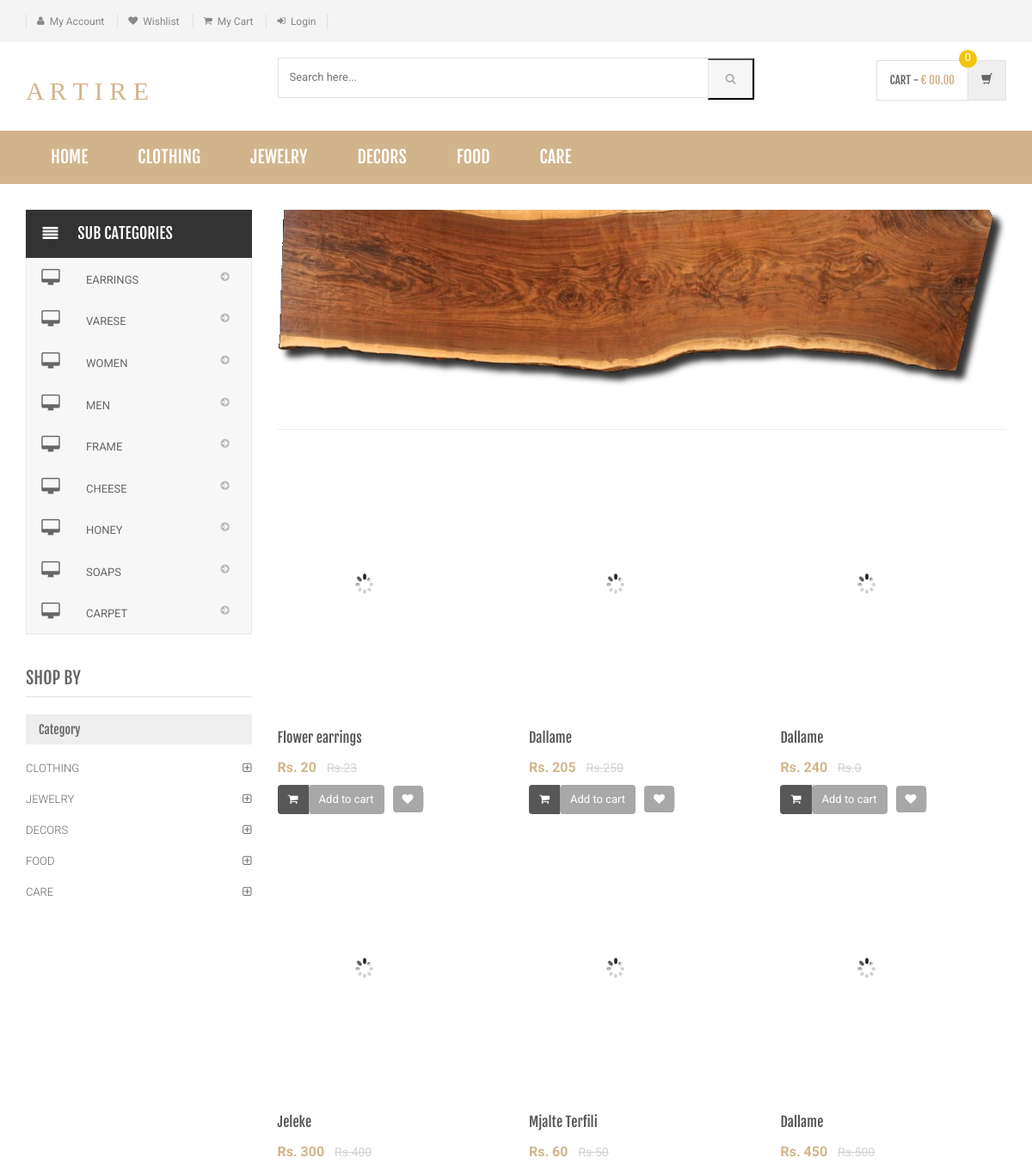
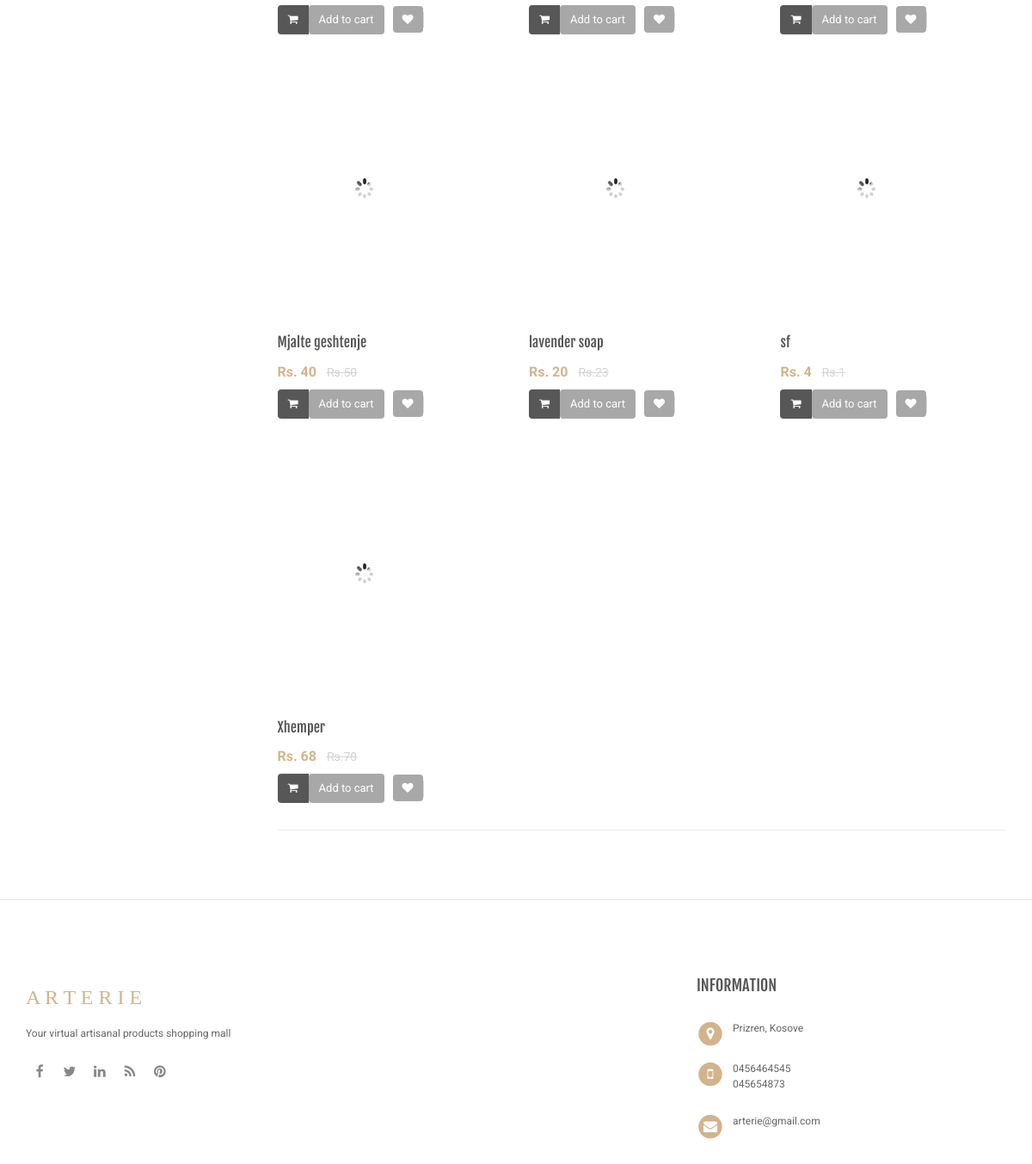
Screenshot of /search-result.php with the database file from the repository (2 pictures, top to bottom).
### tables this page shows
CREATE TABLE `category` (
  `id` int(11) NOT NULL,
  `categoryName` varchar(255) DEFAULT NULL,
  `categoryDescription` longtext,
  `creationDate` timestamp NOT NULL DEFAULT CURRENT_TIMESTAMP,
  `updationDate` varchar(255) DEFAULT NULL
);

CREATE TABLE `subcategory` (
  `id` int(11) NOT NULL,
  `categoryid` int(11) DEFAULT NULL,
  `subcategory` varchar(255) DEFAULT NULL,
  `creationDate` timestamp NULL DEFAULT CURRENT_TIMESTAMP,
  `updationDate` varchar(255) DEFAULT NULL
);

CREATE TABLE `products` (
  `id` int(11) NOT NULL,
  `category` int(11) NOT NULL,
  `subCategory` int(11) DEFAULT NULL,
  `productName` varchar(255) DEFAULT NULL,
  `productCompany` varchar(255) DEFAULT NULL,
  `productPrice` int(11) DEFAULT NULL,
  `productPriceBeforeDiscount` int(11) DEFAULT NULL,
  `productDescription` longtext,
  `productImage1` varchar(255) DEFAULT NULL,
  `productImage2` varchar(255) DEFAULT NULL,
  `productImage3` varchar(255) DEFAULT NULL,
  `shippingCharge` int(11) DEFAULT NULL,
  `productAvailability` varchar(255) DEFAULT NULL,
  `postingDate` timestamp NULL DEFAULT CURRENT_TIMESTAMP,
  `updationDate` varchar(255) DEFAULT NULL,
  `seller_id` int(11) DEFAULT NULL
);

### search-result.php (the view, shortened to what this page needs)
<?php
include('includes/config.php');
$find="%{$_POST['product']}%";
?>
<!DOCTYPE html>
<html lang="en">
	<head>
	    <link rel="stylesheet" href="assets/css/bootstrap.min.css">
	    <link rel="stylesheet" href="assets/css/main.css">
	    <link rel="stylesheet" href="assets/css/green.css">
	    <link rel="stylesheet" href="assets/css/owl.carousel.css">
		<link rel="stylesheet" href="assets/css/owl.transitions.css">
		<link href="assets/css/lightbox.css" rel="stylesheet">
		<link rel="stylesheet" href="assets/css/animate.min.css">
		<link rel="stylesheet" href="assets/css/rateit.css">
		<link rel="stylesheet" href="assets/css/bootstrap-select.min.css">
		<link rel="stylesheet" href="assets/css/config.css">
		<link href="assets/css/green.css" rel="alternate stylesheet" title="Green color">
		<link href="assets/css/blue.css" rel="alternate stylesheet" title="Blue color">
		<link href="assets/css/red.css" rel="alternate stylesheet" title="Red color">
		<link href="assets/css/orange.css" rel="alternate stylesheet" title="Orange color">
		<link href="assets/css/dark-green.css" rel="alternate stylesheet" title="Darkgreen color">
		<link rel="stylesheet" href="assets/css/font-awesome.min.css">
	</head>
    <body class="cnt-home">
<header class="header-style-1">
<?php include('includes/top-header.php');?>
<?php include('includes/main-header.php');?>
<?php include('includes/menu-bar.php');?>
</header>
<div class="body-content outer-top-xs">
	<div class='container'>
		<div class='row outer-bottom-sm'>
			<div class='col-md-3 sidebar'>
<div class="side-menu animate-dropdown outer-bottom-xs">
<div class="side-menu animate-dropdown outer-bottom-xs">
    <div class="head"><i class="icon fa fa-align-justify fa-fw"></i>Sub Categories</div>
    <nav class="yamm megamenu-horizontal" role="navigation">
        <ul class="nav">
            <li class="dropdown menu-item">
              <?php $sql=mysqli_query($con,"select id,subcategory  from subcategory");
while($row=mysqli_fetch_array($sql))
{
    ?>
                <a href="sub-category.php?scid=<?php echo $row['id'];?>" class="dropdown-toggle"><i class="icon fa fa-desktop fa-fw"></i>
                <?php echo $row['subcategory'];?></a>
                <?php }?>
</li>
</ul>
    </nav>
</div>
</div>
	            <div class="sidebar-module-container">
	            	<h3 class="section-title">shop by</h3>
	            	<div class="sidebar-filter">
<div class="sidebar-widget wow fadeInUp outer-bottom-xs ">
	<div class="widget-header m-t-20">
		<h4 class="widget-title">Category</h4>
	</div>
	<div class="sidebar-widget-body m-t-10">
	         <?php $sql=mysqli_query($con,"select id,categoryName  from category");
while($row=mysqli_fetch_array($sql))
{
    ?>
		<div class="accordion">
	    	<div class="accordion-group">
	            <div class="accordion-heading">
	                <a href="category.php?cid=<?php echo $row['id'];?>"  class="accordion-toggle collapsed">
	                   <?php echo $row['categoryName'];?>
	                </a>
	            </div>
	        </div>
	    </div>
	    <?php } ?>
	</div>
</div>
	            	</div>
	            </div>
            </div>
			<div class='col-md-9'>
	<div id="category" class="category-carousel hidden-xs">
		<div class="item">
			<div class="image">
				<img src="assets/images/banners/cat-banner-1.png" alt="" class="img-responsive">
			</div>
		</div>
</div>
				<div class="search-result-container">
					<div id="myTabContent" class="tab-content">
						<div class="tab-pane active " id="grid-container">
							<div class="category-product  inner-top-vs">
								<div class="row">
			<?php
$ret=mysqli_query($con,"select * from products where productName like '$find'");
$num=mysqli_num_rows($ret);
if($num>0)
{
while ($row=mysqli_fetch_array($ret))
{?>
		<div class="col-sm-6 col-md-4 wow fadeInUp">
			<div class="products">
	<div class="product">
		<div class="product-image">
			<div class="image">
				<a href="product-details.php?pid=<?php echo htmlentities($row['id']);?>"><img  src="assets/images/blank.gif" data-echo="admin/productimages/<?php echo htmlentities($row['id']);?>/<?php echo htmlentities($row['productImage1']);?>" alt="" width="200" height="300"></a>
			</div>
		</div>
		<div class="product-info text-left">
			<h3 class="name"><a href="product-details.php?pid=<?php echo htmlentities($row['id']);?>"><?php echo htmlentities($row['productName']);?></a></h3>
			<div class="product-price">
				<span class="price">
					Rs. <?php echo htmlentities($row['productPrice']);?>			</span>
										     <span class="price-before-discount">Rs.<?php echo htmlentities($row['productPriceBeforeDiscount']);?></span>
			</div>
		</div>
					<div class="cart clearfix animate-effect">
				<div class="action">
					<ul class="list-unstyled">
						<li class="add-cart-button btn-group">
					<?php if($row['productAvailability']=='In Stock'){?>
										<button class="btn btn-primary icon" data-toggle="dropdown" type="button">
								<i class="fa fa-shopping-cart"></i>
							</button>
							<a href="category.php?page=product&action=add&id=<?php echo $row['id']; ?>">
							<button class="btn btn-primary" type="button">Add to cart</button></a>
								<?php } else {?>
							<div class="action" style="color:red">Out of Stock</div>
					<?php } ?>
						</li>
		                <li class="lnk wishlist">
							<a class="add-to-cart" href="category.php?pid=<?php echo htmlentities($row['id'])?>&&action=wishlist" title="Wishlist">
								 <i class="icon fa fa-heart"></i>
							</a>
						</li>
					</ul>
				</div>
			</div>
			</div>
			</div>
		</div>
	  <?php } } else {?>
		<div class="col-sm-6 col-md-4 wow fadeInUp"> <h3>No Product Found</h3>
		</div>
<?php } ?>
										</div>
							</div>
						</div>
				</div>
			</div>
		</div></div>
</div>
</div>
<?php include('includes/footer.php');?>
</body>
</html>

### includes/menu-bar.php (shortened to what this page needs)
<div class="header-nav animate-dropdown">
    <div class="container">
        <div class="yamm navbar navbar-default" role="navigation">
            <div class="nav-bg-class">
                <div class="navbar-collapse collapse" id="mc-horizontal-menu-collapse">
	<div class="nav-outer">
		<ul class="nav navbar-nav">
			<li class="active dropdown yamm-fw">
				<a href="index.php" data-hover="dropdown" class="dropdown-toggle">Home</a>
			</li>
              <?php $sql=mysqli_query($con,"select id,categoryName  from category limit 6");
while($row=mysqli_fetch_array($sql))
{
    ?>
			<li class="dropdown yamm">
				<a href="category.php?cid=<?php echo $row['id'];?>"> <?php echo $row['categoryName'];?></a>
			</li>
			<?php } ?>
		</ul>
		<div class="clearfix"></div>
	</div>
</div>
            </div>
        </div>
    </div>
</div>

### rows the page displays
category: categoryName "CLOTHING"
category: categoryName "JEWELRY"
category: categoryName "DECORS"
category: categoryName "FOOD"
category: categoryName "CARE"
subcategory: subcategory "EARRINGS"
subcategory: subcategory "VARESE"
subcategory: subcategory "WOMEN"
subcategory: subcategory "MEN"
subcategory: subcategory "FRAME"
subcategory: subcategory "CHEESE"
subcategory: subcategory "HONEY"
subcategory: subcategory "SOAPS"
subcategory: subcategory "CARPET"
products: productName "Flower earrings", productPrice "20", productPriceBeforeDiscount "23"
products: productName "Dallame", productPrice "205", productPriceBeforeDiscount "250"
products: productName "Dallame", productPrice "240", productPriceBeforeDiscount "0"
products: productName "Jeleke", productPrice "300", productPriceBeforeDiscount "400"
products: productName "Mjalte Terfili", productPrice "60", productPriceBeforeDiscount "50"
products: productName "Dallame", productPrice "450", productPriceBeforeDiscount "500"
products: productName "Mjalte geshtenje", productPrice "40", productPriceBeforeDiscount "50"
products: productName "lavender soap", productPrice "20", productPriceBeforeDiscount "23"
products: productName "sf", productPrice "4", productPriceBeforeDiscount "1"
products: productName "Xhemper", productPrice "68", productPriceBeforeDiscount "70"
